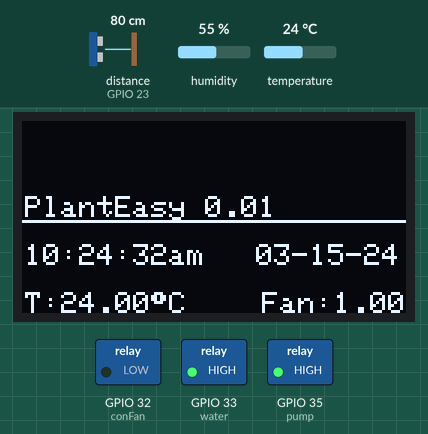
Bench run of a sketch on a simulated ESP32. Parts: 128×64 one-colour display, switched loads named in the sketch (green lamp = pin HIGH). Wiring (from diagram.json): ultrasonic range finder: trigger GPIO 22; echo GPIO 23. The inputs (shaded band) are chosen by the test bench; at power-on: distance to the obstacle (sensor on GPIO 23) 80 cm, humidity 55 %, temperature 24 °C. The echo pulse lasts 58.3 µs per cm; WiFi joins after 1.5 s; servers stay silent unless stated; the local clock reads 2024-03-15 10:24:30 at power-on unless the sketch sets it; pins used as bus, display or sensor lines are not drawn; what the sketch prints to the serial monitor is not drawn.

Above: at 2.7 s.
2.8 s: distance to the obstacle (sensor on GPIO 23) set to 55 cm
At 3.91 s:
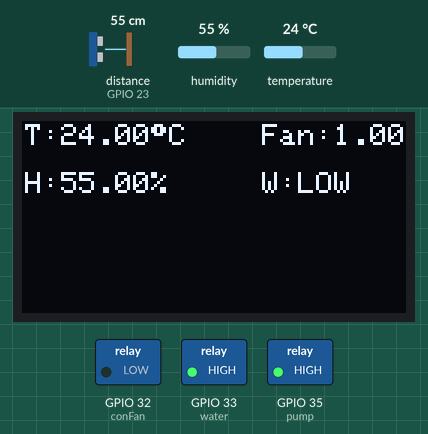
5.2 s: distance to the obstacle (sensor on GPIO 23) set to 46 cm
At 5.47 s:
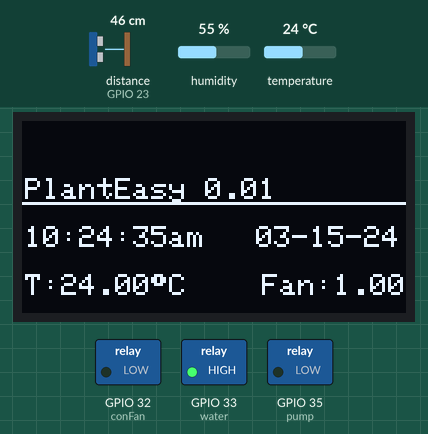
7.7 s: humidity set to 52 %
At 10.09 s:
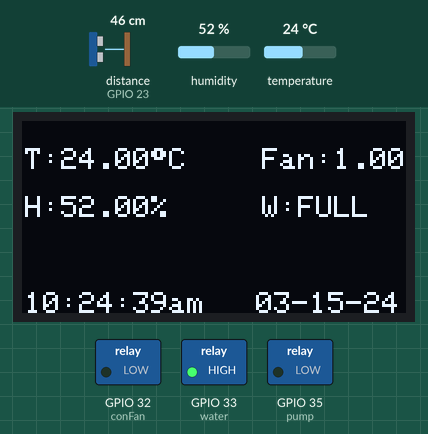
11.4 s: humidity set to 48 %
At 11.94 s:
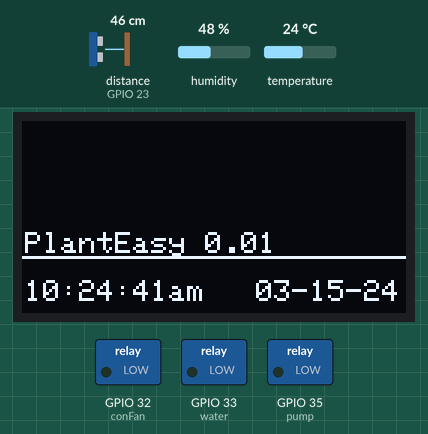
14.2 s: distance to the obstacle (sensor on GPIO 23) set to 60 cm
At 14.41 s:
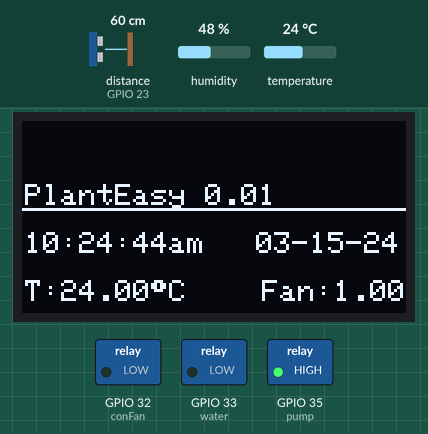
16.7 s: temperature set to 12 °C
At 18.83 s:
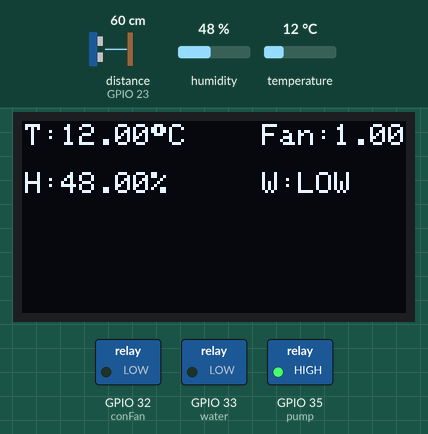
Timing chart, 0 to 20.3 s (numbered marks = the images above; inputs shaded):
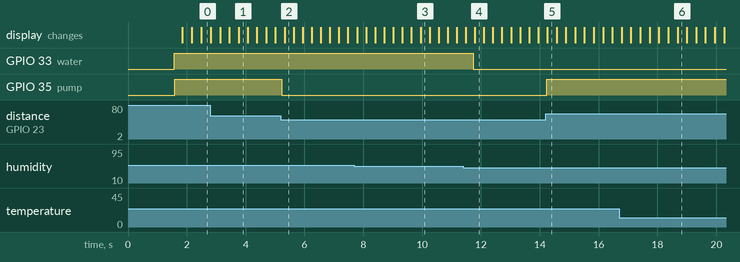

The sketch:

sketch.ino
```cpp
#include <Wire.h>
#include <Adafruit_GFX.h>
#include <Adafruit_SSD1306.h>
#include <DHT.h>
#include <RTClib.h>
#include <AsyncDelay.h>
#include <WiFi.h>
#include <HTTPClient.h>

const char* ssid = "Wokwi-GUEST";
const char* password = "";
const char* token = "qdZuyRItKe5oal0V2pFNQSVUVXnUWQoRiex09lpc4Zr";

#define ver 0.01


#define TRIG_PIN  22 // ESP32 pin GPIO22 เชื่อมต่อเซนเซอร์ Ultrasonic Sensor's TRIG pin
#define ECHO_PIN  23 // ESP32 pin GPIO23 เชื่อมต่อเซนเซอร์ Ultrasonic Sensor's ECHO pin
#define DISTANCE_THRESHOLD 50 // ระยะระวัง ซม.

float duration_us, distance_cm;


#define I2C_SDA 19
#define I2C_SCL 18

#define displayAddress 0x3C
#define DHT_Type DHT22

#define refreshSpeed 10        //(ms) เวลาในการเลื่อน OLED
#define utcOffset -6 * 3600     //(hr) เวลาเชิงกล (UTC) offset
#define utcDST 0 * 1000         //(hr) รีเซ็ตวัน
#define timeUpdate 24 * 360000  //(hr) เวลาอัพเดท

#define DHT_Pin 19
#define conFan 32
#define water 33
#define pump  35
#define peltierHot 6
#define peltireCold 7


RTC_DS1307 rtc;

TwoWire I2C(0);
DHT dht(DHT_Pin, DHT_Type);
Adafruit_SSD1306 display(128, 64, &I2C, -1);

AsyncDelay refreshDelay;
AsyncDelay timeFetch;

int Yscrl = 100;           //Screen Scroll offset
char sign = 'C';
float temp = 00.00f;
bool isF = true;
float humid = 00.00f;

/*Analog values for PWM control ระยะระหว่างตัวแปร */
int conFanSpeed = 255;    //Range from 0 to 255
int led = 255;            //Range from 0 to 255
int peltier = 0;          //Range from -255 to 255


void setup() {
  Serial.begin(115200);
  pinMode(conFan, OUTPUT);
  pinMode(water, OUTPUT);
  pinMode(pump, OUTPUT);
  pinMode(TRIG_PIN, OUTPUT); // set ESP32 pin to output mode
  pinMode(ECHO_PIN, INPUT);  // set ESP32 pin to input mode

  WiFi.begin("Wokwi-GUEST", "", 6);
  while (WiFi.status() != WL_CONNECTED) {
    Serial.println("Connecting to WiFi...");
  }

  Serial.println("Connected to WiFi");
  Serial.println(" READY ");

  I2C.begin(I2C_SDA, I2C_SCL, 400000);
  rtc.begin(&I2C);
  dht.begin();

  display.begin(SSD1306_SWITCHCAPVCC, displayAddress);
  display.cp437(true); //all printable ASCII
  display.setTextSize(1);
  display.setTextColor(WHITE);
  display.setCursor(0, 0);
  display.dim(true);
  display.clearDisplay();


  refreshDelay.start(refreshSpeed, AsyncDelay::MILLIS);
  timeFetch.start(timeUpdate, AsyncDelay::MILLIS);

}

void loop() {
  if (refreshDelay.isExpired()) {
    humid = dht.readHumidity();
    temp = dht.readTemperature();

    displayInfo();

    Yscrl = (Yscrl + 1) % 96;
    ultrasonic();
    automatic();
    refreshDelay.repeat();

  }
  lineNotify();
}

void scroll(String text, int X, int Y) {
  int pos = (Yscrl + Y) % 96;

  if (pos < 8 || pos > 56) {
    display.setCursor(X, pos - 7);
    display.println(text);
    display.setCursor(X, pos + 57);
    display.println(text);
  } else {
    display.setCursor(X, pos - 7);
    display.println(text);
  }
}

void displayInfo() {
  char time[] = "hh:mm:ssap";
  char date[] = "MM-DD-YY";

  display.clearDisplay();
  scroll("PlantEasy " + String(ver), 1, 0);
  display.drawFastHLine(0, (Yscrl) % 96 + 1, 128, WHITE);
  scroll(rtc.now().toString(time), 1, 16);
  scroll(rtc.now().toString(date), 78, 16);
  scroll("T:" + String(temp) + char(248) + 'C', 1, 32);
  scroll("Fan:" + String(String(double (conFanSpeed) / 255)), 80, 32);
  scroll("H:" + String(humid) + "%", 1, 48);
  wf();

  display.display();
}

void automatic() {
  if (temp > 50 ) { // ตั้งค่าอุณหภูมิเพื่อเปิดระบายอากาศ
    digitalWrite(conFan, 1);
  } else {
    digitalWrite(conFan, 0);
  }
  if (humid > 50 ) { // ตั้งค่าอุความชื่นเพื่อเปิดระบบรดน้ำหรือฉีดระอองน้ำ
    digitalWrite(water, 1);
  } else {
    digitalWrite(water, 0);
  }


}

void ultrasonic() {
  digitalWrite(TRIG_PIN, 1);
  delayMicroseconds(10);
  digitalWrite(TRIG_PIN, 0);
  // measure duration of pulse from ECHO pin
  duration_us = pulseIn(ECHO_PIN, 1);
  // calculate the distance
  distance_cm = 0.017 * duration_us;


}

void wf() {
  if (distance_cm < DISTANCE_THRESHOLD) {
    digitalWrite(pump, 0); //
    scroll("W:FULL ", 80, 48);
  }
  else {
    digitalWrite(pump, 1);  //
    scroll("W:LOW ", 80, 48);
  }
}

void lineNotify() {

  if (WiFi.status() == WL_CONNECTED) {
    HTTPClient http;

    http.begin("https://notify-api.line.me/api/notify");
    http.addHeader("Authorization", "Bearer " + String(token));
    http.addHeader("Content-Type", "application/x-www-form-urlencoded");


    if (temp > 40) {
      http.POST("message=ขณะนี้อุณหภูมิ: "+ String(temp) +" อุณหภูมิสูงเกิน 40 องศา🌡");
    } else if (temp < 0) {
      http.POST("message=ขณะนี้อุณหภูมิ: "+ String(temp) +" อุณหภูมิต่ำเกินไป🌡");
    }
  }

}
```

Measured:
- the behaviour switches between 51 and 50 cm on distance to the obstacle (sensor on GPIO 23) (found by bisection; images 1 and 2)
- the behaviour switches between 51 and 50 % on humidity (found by bisection; images 3 and 4)
- after the input at 5.2 s, GPIO 35 (pump): HIGH → LOW at once
- after the input at 11.4 s, GPIO 33 (water): HIGH → LOW after 0.33 s
- after the input at 14.2 s, GPIO 35 (pump): LOW → HIGH at once
